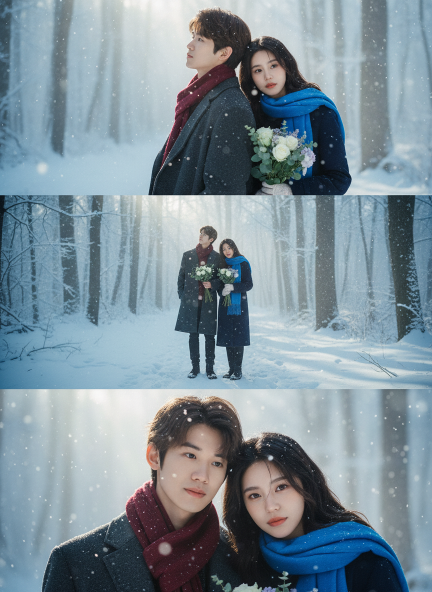
#> input picture backend/data/3_Grid_Photobooth/couple_3_pic_winter_night_abbreviated.png, 864 x 1184 px, found by its file name (shown at 1/2 size)
$ python pic2gif.py
#> lines starting #> are read from the running program, lines starting #| are printed output that depends on the picture
import cv2
import numpy as np
from moviepy.video.io.ffmpeg_tools import ffmpeg_extract_subclip
from moviepy.video.io.ImageSequenceClip import ImageSequenceClip
from PIL import Image

# 读取图片
image1 = cv2.imread('/Users/keximing/mycode/iosapp/artme/backend/data/3_Grid_Photobooth/couple_3_pic_winter_night_abbreviated.png')  # 第一张图片
#> image1 is the input picture: shape (1184, 864, 3); mean B, G, R 152.7, 142.8, 125.7
image2 = cv2.imread('/Users/keximing/mycode/iosapp/test/input/亚洲情侣1.png')  # 第二张图片
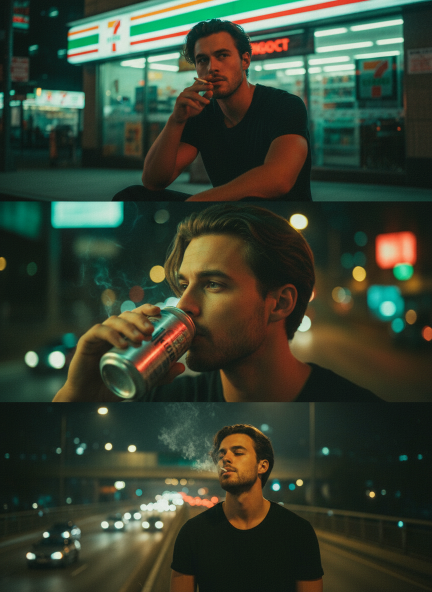
#> input picture backend/data/3_Grid_Photobooth/Wong_Kar-wai_Films_abbreviated.png, 864 x 1184 px, given in place of 亚洲情侣1.png, which was not available (shown at 1/2 size)
#> image2 is the input picture: shape (1184, 864, 3); mean B, G, R 50.5, 66.7, 56.3

# 调整图片尺寸为 300x400
target_width = 300
target_height = 400
image1 = cv2.resize(image1, (target_width, target_height))
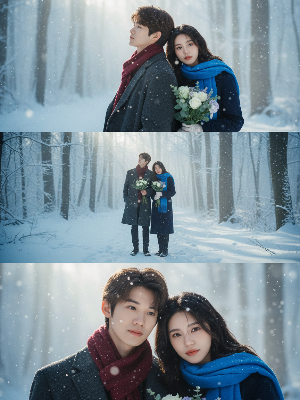
#> image1: shape (400, 300, 3); mean B, G, R 152.6, 142.6, 125.5
image2 = cv2.resize(image2, (target_width, target_height))
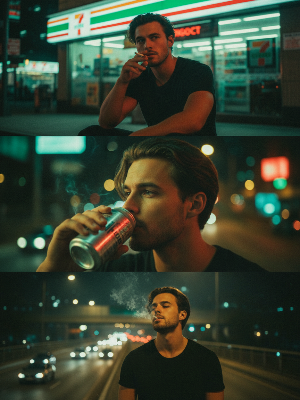
#> image2: shape (400, 300, 3); mean B, G, R 50.4, 66.6, 56.2

height, width, _ = image1.shape
#> height = 400; width = 300

# 创建遮罩（矩形）
def create_mask(position, width, height):
    mask = np.zeros((height, width), dtype=np.uint8)
    mask[:, :position] = 255  # 让遮罩在指定位置逐渐扩展
    return mask

# 生成拉链动画
def create_zip_animation(image1, image2, output_video_path, output_gif_path):
#> called with output_video_path = 'zip_animation.mp4', output_gif_path = 'zip_animation.gif'
    frames = []
    fps = 30
    duration = 1.5  # 动画时长（秒）
    total_frames = int(fps * duration)

    # 生成每一帧图像
    for i in range(total_frames):
        # 计算当前遮罩的位置 - 确保能覆盖 0 到 width
        if total_frames > 1:
            position = int((i / (total_frames - 1)) * width)
        else:
            position = width

        # 创建遮罩
        mask = create_mask(position, width, height)

        # 平滑处理：对遮罩进行高斯模糊，产生羽化效果
        blur_radius = int(width * 0.05) # 模糊半径设为宽度的 5%
        if blur_radius % 2 == 0: blur_radius += 1 # 必须是奇数
        if blur_radius < 1: blur_radius = 1
        mask_blurred = cv2.GaussianBlur(mask, (blur_radius, blur_radius), 0)

        # 使用 Alpha 混合 (Alpha Blending) 代替硬切割
        alpha = mask_blurred.astype(float) / 255.0
        alpha = np.expand_dims(alpha, axis=2) # (H, W, 1)

        # 混合公式: image1 * alpha + image2 * (1 - alpha)
        combined = image1.astype(float) * alpha + image2.astype(float) * (1.0 - alpha)
        combined_frame = combined.astype(np.uint8)

        # 添加白色线条
        line_width = int(width * 0.015) # 线条宽度变细
        if line_width < 1: line_width = 1

        # 直接在 combined_frame 上绘制白色实线
        # 注意：如果 position = width，线会画在外面，这正是我们想要的（拉链拉出画面）
        cv2.line(combined_frame, (position, 0), (position, height), (255, 255, 255), line_width)

        # 修复颜色问题：OpenCV使用BGR，而MoviePy需要RGB
        combined_frame = cv2.cvtColor(combined_frame, cv2.COLOR_BGR2RGB)

        # 将每一帧添加到视频帧列表
        frames.append(combined_frame)
#> this loop made 45 passes
#> pass 2, in create_zip_animation, `combined = image1.astype(float) * alpha + image2.astype(float) * (1.0 ..`:
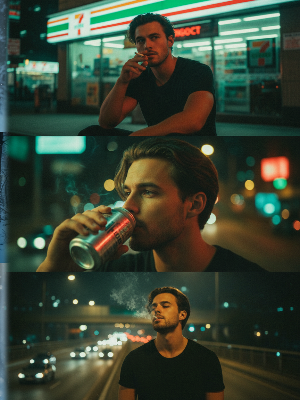
#> combined: shape (400, 300, 3) float64; mean B, G, R 52.6, 68.2, 57.5
#> after the loop: mask: shape (400, 300); every value is 255
#> after the loop, frames = 45 items

    # 准备纯净的静止帧 (无白线)
    # 注意：OpenCV 读取的是 BGR，需要转 RGB
    img1_rgb = cv2.cvtColor(image1, cv2.COLOR_BGR2RGB)
    img2_rgb = cv2.cvtColor(image2, cv2.COLOR_BGR2RGB)

    # 1. 向右移动 (已在 frames 中)

    # 1.5 向右打开后停顿 1s (使用纯净的 image1)
    pause_duration_right = 1
    pause_frames_right = [img1_rgb] * (fps * pause_duration_right)
#> pause_frames_right = 30 items

    # 2. 向左移动回来 (反转 frames 列表)
    # 使用切片 [::-1] 反转列表，产生从右向左的动画
    frames_backward = frames[::-1]
#> frames_backward = 45 items

    # 3. 到头后停顿 1s (使用纯净的 image2)
    pause_duration_left = 1
    pause_frames_left = [img2_rgb] * (fps * pause_duration_left)
#> pause_frames_left = 30 items

    # 合并所有帧：向右 -> 右停顿 -> 向左 -> 左停顿
    final_frames = frames + pause_frames_right + frames_backward + pause_frames_left
#> final_frames = 150 items

    # 使用moviepy将图像序列转换为视频
    clip = ImageSequenceClip(final_frames, fps=fps)  # 生成视频剪辑
    clip.write_videofile(output_video_path, fps=fps)  # 输出视频

    # 将视频转换为GIF
    clip.write_gif(output_gif_path, fps=fps)

# 执行函数
output_video_path = "zip_animation.mp4"
output_gif_path = "zip_animation.gif"
create_zip_animation(image1, image2, output_video_path, output_gif_path)
#> (the call stopped at in create_zip_animation, `clip = ImageSequenceClip(final_frames, fps=fps)`: moviepy is not available in this run)
